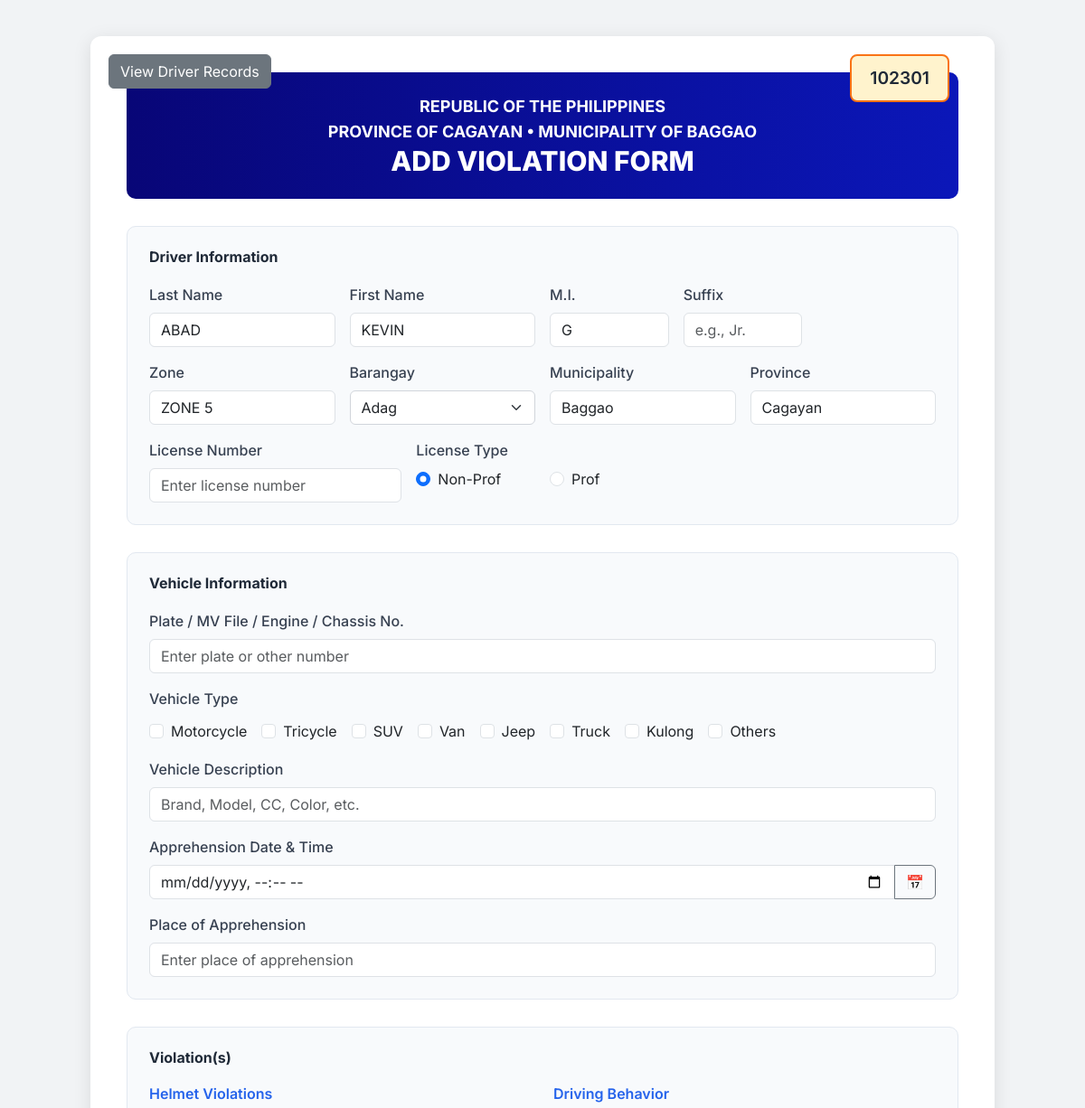
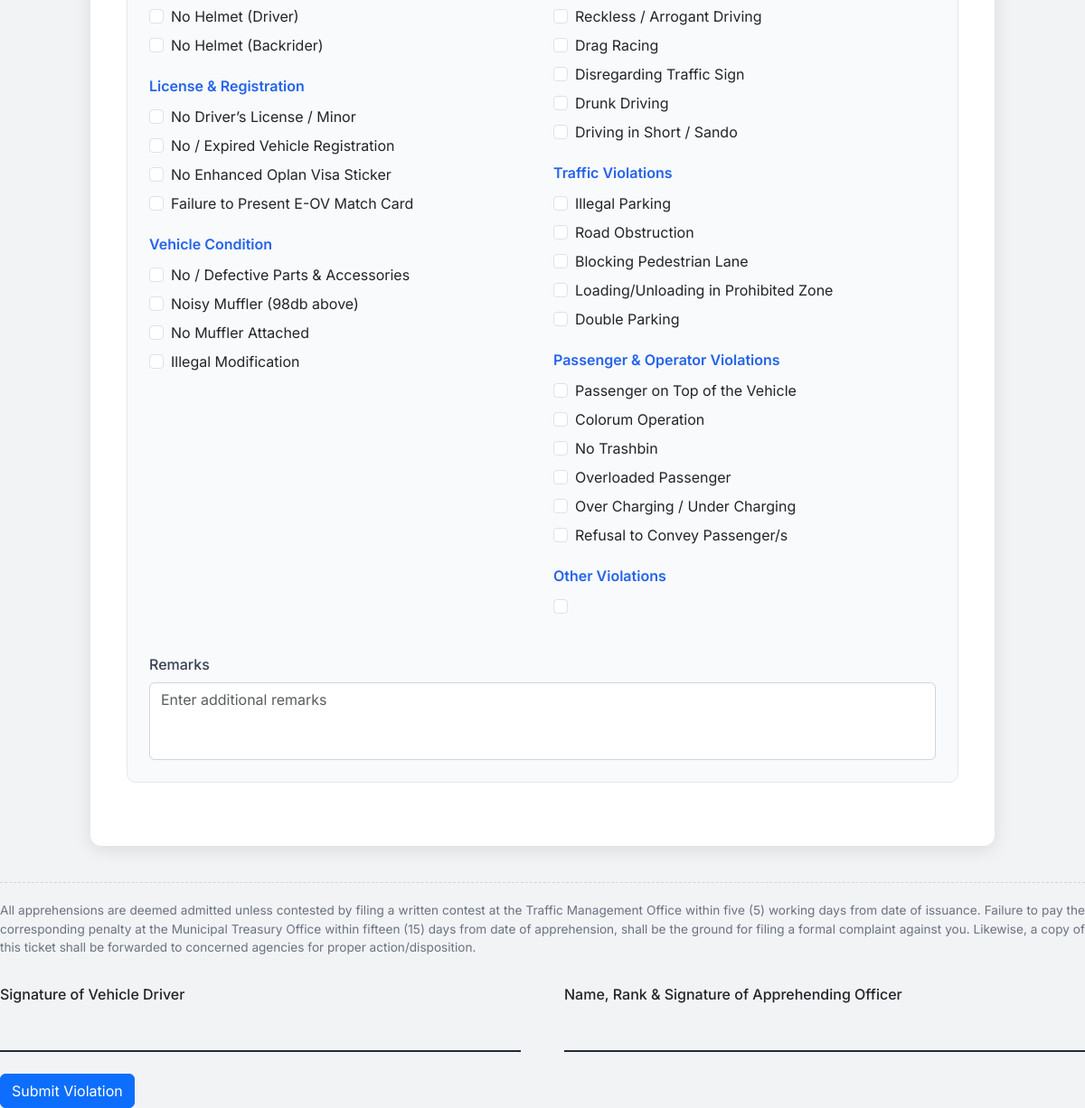
Page /add_violation_form.php?driver_id=47 on the committed database (2 pictures, top to bottom).
### tables this page shows
CREATE TABLE `drivers` (
  `driver_id` int(11) NOT NULL,
  `last_name` varchar(50) NOT NULL,
  `first_name` varchar(50) NOT NULL,
  `middle_initial` varchar(5) DEFAULT NULL,
  `suffix` varchar(10) DEFAULT NULL,
  `zone` varchar(50) DEFAULT NULL,
  `barangay` varchar(100) DEFAULT NULL,
  `municipality` varchar(100) DEFAULT 'Baggao',
  `province` varchar(100) DEFAULT 'Cagayan',
  `license_number` varchar(20) DEFAULT NULL,
  `license_type` enum('Non-Professional','Professional') DEFAULT NULL
);

### add_violation_form.php (the view, shortened to what the rows shown need)
<?php
$servername = "localhost";
$username = "root";
$password = "";
$dbname = "traffic_citation_db";
try {
    $conn = new PDO("mysql:host=$servername;dbname=$dbname", $username, $password);
    $conn->setAttribute(PDO::ATTR_ERRMODE, PDO::ERRMODE_EXCEPTION);
    $driver_data = [];
    if (isset($_GET['driver_id'])) {
        $driver_id = (int)$_GET['driver_id'];
        $stmt = $conn->prepare("SELECT * FROM drivers WHERE driver_id = :driver_id");
        $stmt->execute([':driver_id' => $driver_id]);
        $driver_data = $stmt->fetch(PDO::FETCH_ASSOC);
    }
} catch (PDOException $e) {
    $next_ticket = "06101";
    $driver_data = [];
}
?>
<!DOCTYPE html>
<html lang="en">
<head>
    <link href="https://cdn.jsdelivr.net/npm/bootstrap@5.3.3/dist/css/bootstrap.min.css" rel="stylesheet">
    <link href="https://cdn.jsdelivr.net/npm/tailwindcss@2.2.19/dist/tailwind.min.css" rel="stylesheet">
</head>
<body>
    <form id="citationForm" action="insert_citation.php" method="POST">
        <div class="ticket-container position-relative">
            <div class="header">
                <h1 class="font-extrabold text-3xl">ADD VIOLATION FORM</h1>
            </div>
            <div class="section">
                <div class="row g-3">
                    <div class="col-md-3">
                        <label class="form-label">Last Name</label>
                        <input type="text" name="last_name" class="form-control" value="<?php echo htmlspecialchars($driver_data['last_name'] ?? ''); ?>" placeholder="Enter last name">
                    </div>
                    <div class="col-md-3">
                        <label class="form-label">First Name</label>
                        <input type="text" name="first_name" class="form-control" value="<?php echo htmlspecialchars($driver_data['first_name'] ?? ''); ?>" placeholder="Enter first name">
                    </div>
                    <div class="col-md-2">
                        <label class="form-label">M.I.</label>
                        <input type="text" name="middle_initial" class="form-control" value="<?php echo htmlspecialchars($driver_data['middle_initial'] ?? ''); ?>" placeholder="M.I.">
                    </div>
                    <div class="col-md-3">
                        <label class="form-label">Zone</label>
                        <input type="text" name="zone" class="form-control" value="<?php echo htmlspecialchars($driver_data['zone'] ?? ''); ?>" placeholder="Enter zone">
                    </div>
                    <div class="col-md-3">
                        <label class="form-label">Municipality</label>
                        <input type="text" name="municipality" class="form-control" id="municipalityInput" value="<?php echo htmlspecialchars($driver_data['municipality'] ?? 'Baggao'); ?>" readonly>
                    </div>
                    <div class="col-md-3">
                        <label class="form-label">Province</label>
                        <input type="text" name="province" class="form-control" id="provinceInput" value="<?php echo htmlspecialchars($driver_data['province'] ?? 'Cagayan'); ?>" readonly>
                    </div>
                    <div class="col-md-2">
                        <div class="form-check">
                            <input type="radio" class="form-check-input" name="license_type" value="nonProf" id="nonProf" <?php echo (!isset($driver_data['license_type']) || $driver_data['license_type'] == 'Non-Professional') ? 'checked' : ''; ?>>
                            <label class="form-check-label" for="nonProf">Non-Prof</label>
                        </div>
                    </div>
                    <div class="col-md-2">
                        <div class="form-check">
                            <input type="radio" class="form-check-input" name="license_type" value="prof" id="prof" <?php echo (isset($driver_data['license_type']) && $driver_data['license_type'] == 'Professional') ? 'checked' : ''; ?>>
                            <label class="form-check-label" for="prof">Prof</label>
                        </div>
                    </div>
                </div>
            </div>
            </div>
    </form>
</body>
</html>

### rows in the picture
drivers: last_name "ABAD", first_name "KEVIN", middle_initial "G", zone "ZONE 5", municipality "Baggao", province "Cagayan", license_type "☑ Non-Prof", license_type "☐ Prof"

### other values in the picture
$next_ticket "102301"
$violation_offenses['noHelmetDriver']['label'] "No Helmet (Driver)"
$violation_offenses['noHelmetBackrider']['label'] "No Helmet (Backrider)"
$violation_offenses['noLicense']['label'] "No Driver’s License / Minor"
$violation_offenses['expiredReg']['label'] "No / Expired Vehicle Registration"
$violation_offenses['noOplanVisaSticker']['label'] "No Enhanced Oplan Visa Sticker"
$violation_offenses['noEovMatchCard']['label'] "Failure to Present E-OV Match Card"
$violation_offenses['defectiveAccessories']['label'] "No / Defective Parts & Accessories"
$violation_offenses['noisyMuffler']['label'] "Noisy Muffler (98db above)"
$violation_offenses['noMuffler']['label'] "No Muffler Attached"
$violation_offenses['illegalModification']['label'] "Illegal Modification"
$violation_offenses['recklessDriving']['label'] "Reckless / Arrogant Driving"
$violation_offenses['dragRacing']['label'] "Drag Racing"
$violation_offenses['disregardingSigns']['label'] "Disregarding Traffic Sign"
$violation_offenses['drunkDriving']['label'] "Drunk Driving"
